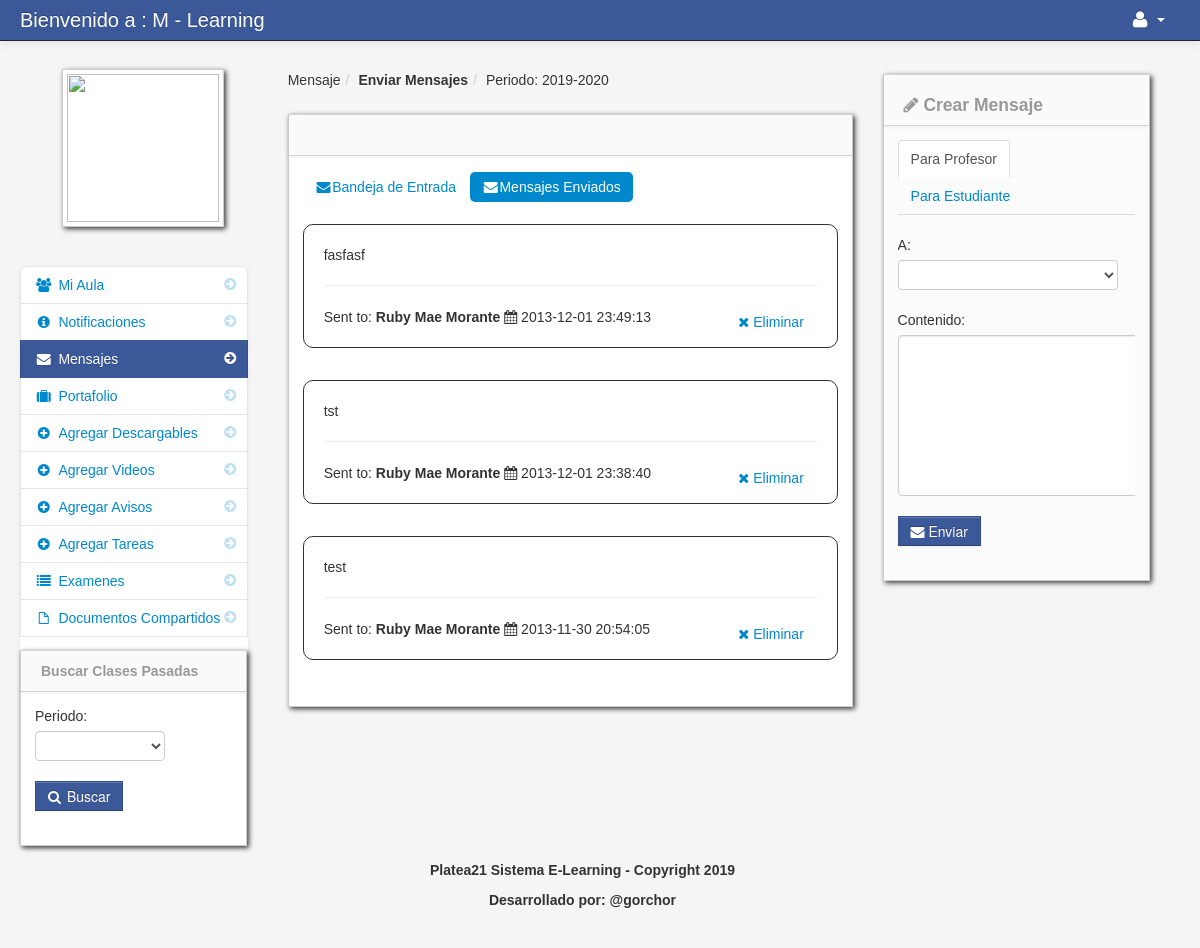
Screenshot of /sent_message.php (signed in) with the database file from the repository.
### tables this page shows
CREATE TABLE IF NOT EXISTS `school_year` (
  `school_year_id` int(11) NOT NULL AUTO_INCREMENT,
  `school_year` varchar(100) NOT NULL,
  PRIMARY KEY (`school_year_id`)
);

CREATE TABLE IF NOT EXISTS `message_sent` (
  `message_sent_id` int(11) NOT NULL AUTO_INCREMENT,
  `reciever_id` int(11) NOT NULL,
  `content` varchar(200) NOT NULL,
  `date_sended` varchar(100) NOT NULL,
  `sender_id` int(11) NOT NULL,
  `reciever_name` varchar(100) NOT NULL,
  `sender_name` varchar(100) NOT NULL,
  PRIMARY KEY (`message_sent_id`)
);

### session.php (called while the page is built, shortened)
<?php
$session_id=$_SESSION['id'];
?>

### sent_message.php (the view, shortened to what this page needs)
<?php include('header_dashboard.php'); ?>
<?php include('session.php'); ?>
    <body>
		<?php include('navbar_teacher.php'); ?>
        <div class="container-fluid">
            <div class="row-fluid">
				<?php include('teacher_message_sidebar.php'); ?>
                <div class="span6" id="content">
                     <div class="row-fluid">
					     <ul class="breadcrumb">
								<?php
								$school_year_query = mysqli_query($con,"SELECT * from school_year order by school_year DESC")or die(mysqli_error());
								$school_year_query_row = mysqli_fetch_array($school_year_query);
								?>
								<li><a href="#">Mensaje</a><span class="divider">/</span></li>
								<li><a href="#"><b>Enviar Mensajes</b></a><span class="divider">/</span></li>
								<li><a href="#">Periodo: <?php echo $school_year_query_row['school_year']; ?></a></li>
						</ul>
                        <div id="block_bg" class="block">
                            <div class="navbar navbar-inner block-header">
                            </div>
                            <div class="block-content collapse in">
                                <div class="span12">
										<ul class="nav nav-pills">
										<li class="">
										<a href="teacher_message.php"><i class="icon-envelope-alt"></i>Bandeja de Entrada</a>
										</li>
										<li class="active">
										<a href="sent_message.php"><i class="icon-envelope-alt"></i>Mensajes Enviados</a>
										</li>
										</ul>
								<?php
								 $query_announcement = mysqli_query($con,"SELECT * from message_sent
																	LEFT JOIN teacher ON teacher.teacher_id = message_sent.reciever_id
																	where  sender_id = '$session_id'  order by date_sended DESC
																	")or die(mysqli_error());
								 $count_my_message = mysqli_num_rows($query_announcement);
								 if ($count_my_message != '0'){
								 while($row = mysqli_fetch_array($query_announcement)){
								 $id = $row['message_sent_id'];
								 ?>
											<div class="post"  id="del<?php echo $id; ?>">
											<?php echo $row['content']; ?>
													<hr>
											Sent to: <strong><?php echo $row['reciever_name']; ?></strong>
											<i class="icon-calendar"></i> <?php echo $row['date_sended']; ?>
													<div class="pull-right">
													<a class="btn btn-link"  href="#<?php echo $id; ?>" data-toggle="modal" ><i class="icon-remove"></i> Eliminar </a>
													</div>
											</div>
								<?php }}else{ ?>
								<div class="alert alert-info"><i class="icon-info-sign"></i> Ningun mensaje en elementos enviados</div>
								<?php } ?>
                                </div>
                            </div>
                        </div>
                    </div>
                </div>
				<?php include('create_message.php') ?>
            </div>
		<?php include('footer.php'); ?>
        </div>
		<?php include('script.php'); ?>
    </body>
</html>

### header_dashboard.php (shortened to what this page needs)
<!DOCTYPE html>
<html class="no-js">
    <head>
        <link href="admin/bootstrap/css/bootstrap.min.css" rel="stylesheet" media="screen">
        <link href="admin/bootstrap/css/bootstrap-responsive.min.css" rel="stylesheet" media="screen">
        <link href="admin/bootstrap/css/font-awesome.css" rel="stylesheet" media="screen">
        <link href="admin/bootstrap/css/my_style.css" rel="stylesheet" media="screen">
        <link href="admin/bootstrap/css/print.css" rel="stylesheet" media="print">
        <link href="admin/vendors/easypiechart/jquery.easy-pie-chart.css" rel="stylesheet" media="screen">
        <link href="admin/assets/styles.css" rel="stylesheet" media="screen">
		<link href="admin/vendors/fullcalendar/fullcalendar.css" rel="stylesheet" media="screen">
		<link href="admin/assets/DT_bootstrap.css" rel="stylesheet" media="screen">
		<link href="admin/vendors/jGrowl/jquery.jgrowl.css" rel="stylesheet" media="screen">
		<link rel="stylesheet" type="text/css" href="admin/vendors/bootstrap-wysihtml5/src/bootstrap-wysihtml5.css"></link>
		<link href="admin/vendors/jGrowl/jquery.jgrowl.css" rel="stylesheet" media="screen">
    </head>

### navbar_teacher.php (shortened to what this page needs)
	<div class="navbar navbar-fixed-top navbar-inverse">
           <div class="navbar-inner">
               <div class="container-fluid">
                   <a class="brand" href="#">Bienvenido a : M - Learning</a>
							<div class="nav-collapse collapse">
								<ul class="nav pull-right">
												<?php $query= mysqli_query($con,"select * from teacher where teacher_id = '$session_id'")or die(mysqli_error());
														$row = mysqli_fetch_array($query);
												?>
												<li class="dropdown">
													<a href="#" role="button" class="dropdown-toggle" data-toggle="dropdown"> <i class="icon-user icon-large"></i><?php echo $row['firstname']." ".$row['lastname'];  ?> <i class="caret"></i></a>
												</li>
								</ul>
							</div>
               </div>
           </div>
</div>

### teacher_message_sidebar.php (shortened to what this page needs)
<div class="span3" id="sidebar">
	<img id="avatar" class="img-polaroid" src="admin/<?php echo $row['location']; ?>">
	<ul class="nav nav-list bs-docs-sidenav nav-collapse collapse">
		<li class=""><a href="dasboard_teacher.php"><i class="icon-chevron-right"></i><i class="icon-group"></i>&nbsp;Mi Aula</a></li>
		<li class=""><a href="notification_teacher.php"><i class="icon-chevron-right"></i><i class="icon-info-sign"></i>&nbsp;Notificaciones
		</a></li>
		<li class="active"><a href="teacher_message.php"><i class="icon-chevron-right"></i><i class="icon-envelope-alt"></i>&nbsp;Mensajes</a></li>
		<li class=""><a href="teacher_backack.php"><i class="icon-chevron-right"></i><i class="icon-suitcase"></i>&nbsp;Portafolio</a></li>
		<li class=""><a href="add_downloadable.php"><i class="icon-chevron-right"></i><i class="icon-plus-sign"></i>&nbsp;Agregar Descargables</a></li>
		<li class=""><a href="add_video.php"><i class="icon-chevron-right"></i><i class="icon-plus-sign"></i>&nbsp;Agregar Videos</a></li>
		<li class=""><a href="add_announcement.php"><i class="icon-chevron-right"></i><i class="icon-plus-sign"></i>&nbsp;Agregar Avisos</a></li>
		<li class=""><a href="add_assignment.php"><i class="icon-chevron-right"></i><i class="icon-plus-sign"></i>&nbsp;Agregar Tareas</a></li>
		<li class=""><a href="teacher_quiz.php"><i class="icon-chevron-right"></i><i class="icon-list"></i>&nbsp;Examenes</a></li>
		<li class=""><a href="teacher_share.php"><i class="icon-chevron-right"></i><i class="icon-file"></i>&nbsp;Documentos Compartidos</a></li>
	<?php include('search_other_class.php'); ?>
</div>

### search_other_class.php
                <div class="block" id="search_class">
                    <div class="navbar navbar-inner block-header">
                        <div id="" class="muted pull-left"><strong>Buscar Clases Pasadas</strong></div>
                    </div>
                    <div class="block-content collapse in">
                        <div class="span12">
<form method="post" action="search_class.php">
		<div class="control-group">
			<label>Periodo:</label>
                                  <div class="controls">
                                    <select name="school_year"  class="span8" required>
                                     	<option></option>
			<?php
			$query = mysqli_query($con,"SELECT * from school_year order by school_year DESC");
			while($row = mysqli_fetch_array($query)){
			?>
			<option><?php echo $row['school_year']; ?></option>
			<?php } ?>
                                    </select>
                                  </div>
                                </div>
			<div class="control-group">
                                  <div class="controls">
				<button name="search" class="btn btn-info"><i class="icon-search"></i> Buscar</button>
                                  </div>
                                </div>
                        </form>
</div>
                    </div>
                </div>

### create_message.php (shortened to what this page needs)
<div class="span3" id="">
	<div class="row-fluid">
                        <div class="block">
                            <div class="navbar navbar-inner block-header">
                                <div id="" class="muted pull-left"><h4><i class="icon-pencil"></i> Crear Mensaje</h4></div>
                            </div>
                            <div class="block-content collapse in">
                                <div class="span12">
									<ul class="nav nav-tabs">
										<li class="active">
											<a href="teacher_message.php">Para Profesor</a>
										</li>
										<li><a href="teacher_message_teacher.php">Para Estudiante</a></li>
									</ul>
								<form method="post" id="send_message">
									<div class="control-group">
											<label>A:</label>
                                          <div class="controls">
                                            <select name="teacher_id"  class="chzn-select" required>
                                             	<option></option>
											<?php
											$query = mysqli_query($con,"SELECT * from teacher order by firstname");
											while($row = mysqli_fetch_array($query)){
											?>
											<option value="<?php echo $row['teacher_id']; ?>"><?php echo $row['firstname']; ?> <?php echo $row['lastname']; ?> </option>
											<?php } ?>
                                            </select>
                                          </div>
                                        </div>
										<div class="control-group">
											<label>Contenido:</label>
                                          <div class="controls">
											<textarea name="my_message" class="my_message" required></textarea>
                                          </div>
                                        </div>
										<div class="control-group">
                                          <div class="controls">
												<button  class="btn btn-info"><i class="icon-envelope-alt"></i> Enviar </button>
                                          </div>
                                        </div>
                                </form>
								</div>
                            </div>
                        </div>
	</div>
</div>

### footer.php
<center>
		<footer>
		<p>Platea21 Sistema E-Learning - Copyright 2019</p>
			 <p>Desarrollado por: @gorchor </p>
		</footer>
</center>

### script.php (shortened to what this page needs)
	<link href="vendors/datepicker.css" rel="stylesheet" media="screen">
	<link href="vendors/uniform.default.css" rel="stylesheet" media="screen">
	<link href="vendors/chosen.min.css" rel="stylesheet" media="screen">
<link rel="stylesheet" type="text/css" href="admin/assets/style.css" />
	<link href="vendors/datepicker.css" rel="stylesheet" media="screen">

### admin/assets/styles.css (style rules this page uses)
body { padding-top: 60px; padding-bottom: 40px; background-color: #f5f5f5; }
#content { margin-left:0px; }
.breadcrumb { margin: 0 0 0px; padding: 10px 0px; background-color: transparent; }
.block { background: url("../images/pixel-60fff.png") repeat scroll 0 0 rgba(0, 0, 0, 0) !important; border: 1px solid #ccc; background: white; margin: 1em 0em; border-top: none; -webkit-box-shadow: 2px 2px 5px rgba(0, 0, 6, 0.75); -moz-box-shadow: 2px 2px 5px rgba(0, 0, 6, 0.75); box-shadow: 2px 2px 5px rgba(0, 0, 6, 0.75); }
.block-content { margin: 1em; min-height: .25em; }
.block-header { margin-bottom: 0px; border-right: none; border-left: none; -webkit-border-radius: 0px; -moz-border-radius: 0px; border-radius: 0px; }
.block-header div { padding-top: 10px; }
.bs-docs-sidenav { max-width: 228px; margin: 30px 0 0; padding: 0; background-color: #fff; -webkit-border-radius: 6px; -moz-border-radius: 6px; border-radius: 6px; -webkit-box-shadow: 0 1px 4px rgba(0,0,0,.065); -moz-box-shadow: 0 1px 4px rgba(0,0,0,.065); box-shadow: 0 1px 4px rgba(0,0,0,.065); }
.bs-docs-sidenav > li > a { display: block; width: 190px \9; margin: 0 0 -1px; padding: 8px 14px; border: 1px solid #e5e5e5; }
.bs-docs-sidenav > li:first-child > a { -webkit-border-radius: 6px 6px 0 0; -moz-border-radius: 6px 6px 0 0; border-radius: 6px 6px 0 0; }
.bs-docs-sidenav > .active > a { position: relative; z-index: 2; padding: 9px 15px; border: 0; text-shadow: 0 1px 0 rgba(0,0,0,.15); -webkit-box-shadow: inset 1px 0 0 rgba(0,0,0,.1), inset -1px 0 0 rgba(0,0,0,.1); -moz-box-shadow: inset 1px 0 0 rgba(0,0,0,.1), inset -1px 0 0 rgba(0,0,0,.1); box-shadow: inset 1px 0 0 rgba(0,0,0,.1), inset -1px 0 0 rgba(0,0,0,.1); }
.bs-docs-sidenav .icon-chevron-right { float: right; margin-top: 2px; margin-right: -6px; opacity: .25; }
.bs-docs-sidenav .active .icon-chevron-right, .bs-docs-sidenav .active a:hover .icon-chevron-right { opacity: 1; }

### rows the page displays
school_year: school_year "2019-2020"
message_sent: content "fasfasf", reciever_name "Ruby Mae Morante", date_sended "2013-12-01 23:49:13"
message_sent: content "tst", reciever_name "Ruby Mae Morante", date_sended "2013-12-01 23:38:40"
message_sent: content "test", reciever_name "Ruby Mae Morante", date_sended "2013-11-30 20:54:05"
